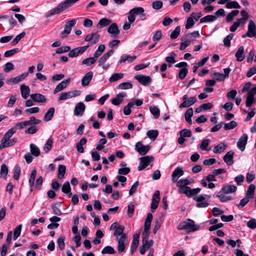
#> input picture methods/SAStainDiff/data/sample/20.jpeg, 256 x 256 px
$ python -i utils.py   (imports and definitions only)   (older library calls are emulated)
#> lines starting #> are read from the running program, lines starting #| are printed output that depends on the picture
"""Various util functions related to data processing"""


import json
from argparse import ArgumentParser
from os import rename
from os.path import join
from typing import Any, Mapping, Optional, Union

import numpy as np
from tifffile import TiffWriter, TiffFile
import tensorflow as tf
from PIL import Image
from scipy.ndimage.morphology import binary_fill_holes
from skimage import io, measure, morphology, transform


def rename_wsi(original_file_path: str, renamed_file_path: str):
    """Rename WSI to have shorter descriptive names"""
    rename(original_file_path, renamed_file_path)

# [20 lines left out: functions recreate, downsample, not called in this run]

def generate_mask(
        img_file: Union[str, np.ndarray],
        mask_path: Optional[str] = None,
        masked_img_path: Optional[str] = None,
        lower_threshold: int = 20,
        upper_threshold: int = 120,
        wsi_format: str = 'tif'
    ):
    """Generate Mask"""
#> called with img_file = '../../SAStainDiff/data/sample/20.jpeg', lower_threshold = 20, upper_threshold = 120, wsi_format = 'tif'
    if isinstance(img_file, str):
        img = Image.open(img_file)
#> img is the input picture: PIL image 256x256 RGB; mean R, G, B 168.6, 102.2, 150.9
    else:
        img = Image.fromarray(img_file)
    grayscale = np.array(img.convert('L'))
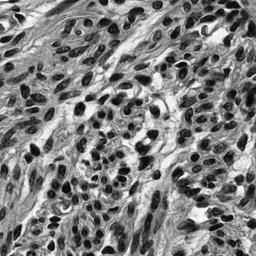
#> grayscale: shape (256, 256); min 3, max 254, mean 127.6
    mask = np.ones_like(grayscale, dtype='bool')
    mask[grayscale < lower_threshold] = 0
    mask[grayscale > upper_threshold] = 0
    # Tophat filter works well for the satellite tissue
    # sections that contains beehive/honeycomb like pattern
    #b_mask = morphology.black_tophat(mask, morphology.disk(20))
    #w_mask = morphology.white_tophat(mask, morphology.disk(20))
    #mask = b_mask + w_mask
    mask = morphology.dilation(mask, selem=morphology.disk(5))
    mask = binary_fill_holes(mask)
    mask = morphology.binary_erosion(mask, selem=morphology.disk(8))
    mask = morphology.dilation(mask, selem=morphology.disk(3))
    if mask_path:
        pil_img = Image.fromarray(mask.astype('uint8')*255)
        pil_img.save(
            mask_path.replace(wsi_format, 'jpg'), format="jpeg", quality=80)
    if masked_img_path:
        img = np.array(img)
        img[mask < 1] = 0
        pil_img = Image.fromarray(img)
        pil_img = pil_img.convert('RGB')
        pil_img.save(
            masked_img_path.replace(wsi_format, 'jpg'), format="jpeg", quality=80)
    return mask

# [151 lines left out: functions resize_and_save_tiff_mask, load_jpeg, load_tiff, normalize, generate_intersection_mask, get_biggest_component and 4 more, not called in this run]

# [2 lines not run here, left out]

>>> result = generate_mask('../../SAStainDiff/data/sample/20.jpeg')

$ run again, on methods/SAStainDiff/data/sample/48.jpeg
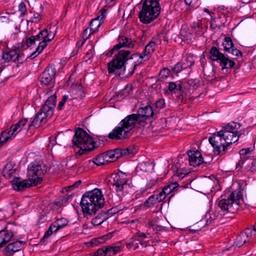
#> input picture methods/SAStainDiff/data/sample/48.jpeg, 256 x 256 px
#> in generate_mask, img is the input picture: PIL image 256x256 RGB; mean R, G, B 169.5, 72.6, 135.7
#> in generate_mask, `grayscale = np.array(img.convert('L'))`:
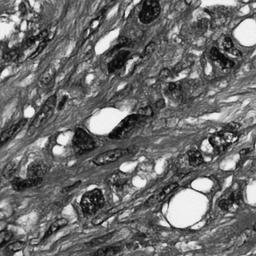
#> grayscale: shape (256, 256); min 4, max 251, mean 108.8

$ run again, on methods/SAStainDiff/data/sample/50.jpeg
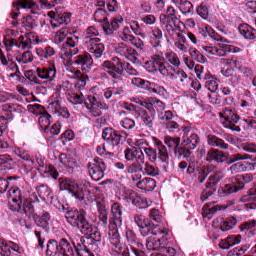
#> input picture methods/SAStainDiff/data/sample/50.jpeg, 256 x 256 px
#> in generate_mask, img is the input picture: PIL image 256x256 RGB; mean R, G, B 164.9, 95.4, 147.1
#> in generate_mask, `grayscale = np.array(img.convert('L'))`:
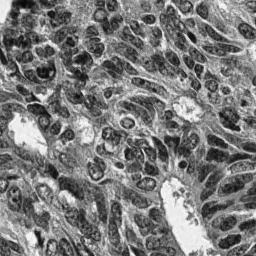
#> grayscale: shape (256, 256); min 5, max 253, mean 122.1

$ run again, on methods/SAStainDiff/data/sample/78.jpeg
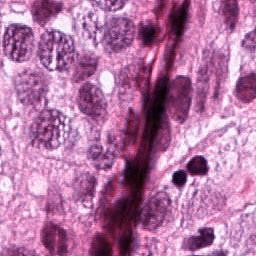
#> input picture methods/SAStainDiff/data/sample/78.jpeg, 256 x 256 px
#> in generate_mask, img is the input picture: PIL image 256x256 RGB; mean R, G, B 178.2, 115.4, 163
#> in generate_mask, `grayscale = np.array(img.convert('L'))`:
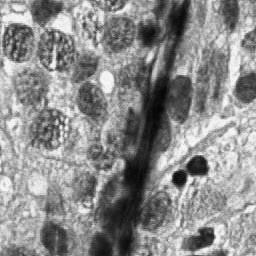
#> grayscale: shape (256, 256); min 5, max 253, mean 139.6
